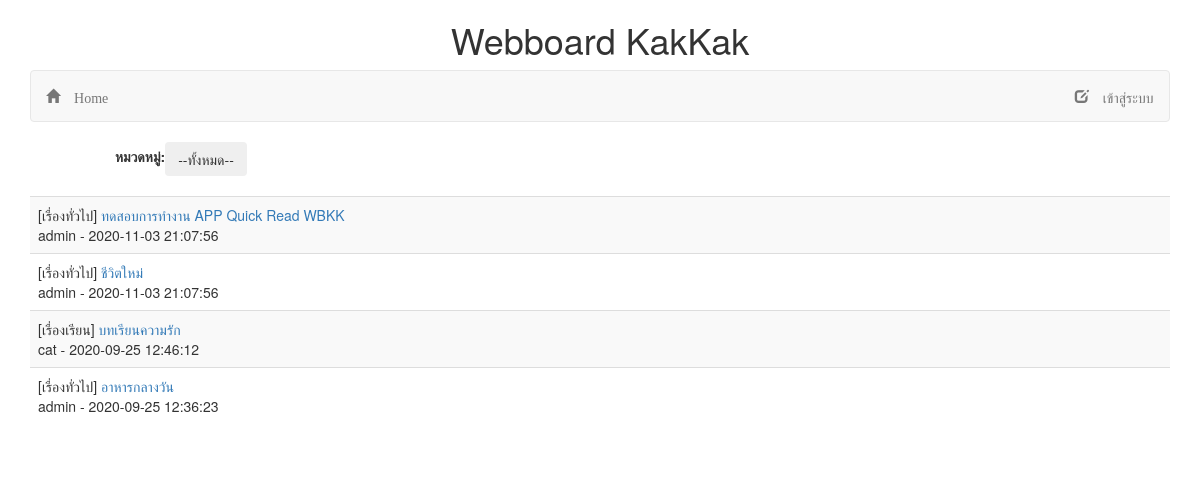
The page / on the database its author committed.
### tables this page shows
CREATE TABLE `post` (
  `id` int(11) NOT NULL,
  `title` varchar(128) NOT NULL,
  `content` varchar(2048) NOT NULL,
  `post_date` datetime NOT NULL,
  `cat_id` int(11) NOT NULL,
  `user_id` int(11) NOT NULL
);

CREATE TABLE `category` (
  `id` int(11) NOT NULL,
  `name` varchar(32) NOT NULL
);

CREATE TABLE `user` (
  `id` int(11) NOT NULL,
  `login` varchar(32) NOT NULL,
  `password` varchar(64) NOT NULL,
  `name` varchar(64) NOT NULL,
  `gender` char(1) NOT NULL,
  `email` varchar(32) NOT NULL,
  `role` char(1) NOT NULL
);

### index.php (the view, shortened to what this page needs)
<!DOCTYPE html>
<html>
<head>
	<link rel="stylesheet" type="text/css" href="bootstrap/css/bootstrap.min.css">
</head>
<body >
	<h1 align="center">Webboard KakKak</h1>
	<div class="container">
		<nav class="navbar navbar-default">
					<ul class="nav navbar-nav">
					<li><a href="index.php">
								<span class="glyphicon glyphicon-home"> Home</span>
						</a></li>
					</ul>
					<ul class="nav navbar-nav navbar-right">
					<?php
						if (!isset($_SESSION['id'])){
							echo '<ul class="nav navbar-nav"><li><a href= "login.php">
										<span class="glyphicon glyphicon-edit"> เข้าสู่ระบบ</span>
								</a></li></ul>';
						}
					?><li>&nbsp;&nbsp;&nbsp;&nbsp;</li></ul>
		</nav>
	</div>
	<div class="container-fluid">
		<div class="row">
		<div class="col-md-1"></div>
		<div class="col-md-9">
		<table>
			<tbody>
				<tr>
					<th><label>หมวดหมู่:</label></th>
		<th>
<div class="dropdown">
  <button onclick="myFunction()"  class="btn btn-secondary dropdown-toggle" type="button" id="dropdownMenuButton" data-toggle="dropdown" aria-haspopup="true" aria-expanded="false">
  	<?php
  	if(isset($_GET['name'])){
  $cn = $_GET['name'];
  echo $cn;}
  else echo "--ทั้งหมด--";
	?>
	</button>
</div>
	</th>
		</tr>
		</tbody>
		</table>
		</div>
		<div class="col-md-2">
		</div></div>
	</div>
<br>
	<div class="container">
		<div class="table table-responsive">
		<table class="table table-striped">
			<tbody>
				<?php
				if (!isset($_GET['catid'])) {
				$conn = new PDO("mysql:host=localhost;dbname=webboard;charset=utf8","root","");
				$sql = "SELECT t3.name,t1.id,t1.title,t2.login,t1.post_date from post as t1 INNER JOIN user as t2 ON(t1.user_id=t2.id) INNER JOIN category as t3 ON(t1.cat_id=t3.id) ORDER by t1.post_date DESC";
				$result=$conn->query($sql);
				$o = ($result->rowCount())+1;
				for ($i=1; $i < $o; $i++) {
				$data = $result->fetch();
				echo "<tr><td >";
				echo "[".$data['name']."] "."<a href="."post.php?id=".$data['id'].">".$data['title']."</a><br>".$data['login']." - ".$data['post_date']."</td>";
				echo '</tr>';
				}
				}
					?>
			</tbody>
		</table>
		</div>
	</div>
</body>
</html>

### rows shown on the page
post: category.name "เรื่องทั่วไป", title "ทดสอบการทำงาน APP Quick Read WBKK", user.login "admin", post_date "2020-11-03 21:07:56"
post: category.name "เรื่องทั่วไป", title "ชีวิตใหม่", user.login "admin", post_date "2020-11-03 21:07:56"
post: category.name "เรื่องเรียน", title "บทเรียนความรัก", user.login "cat", post_date "2020-09-25 12:46:12"
post: category.name "เรื่องทั่วไป", title "อาหารกลางวัน", user.login "admin", post_date "2020-09-25 12:36:23"
